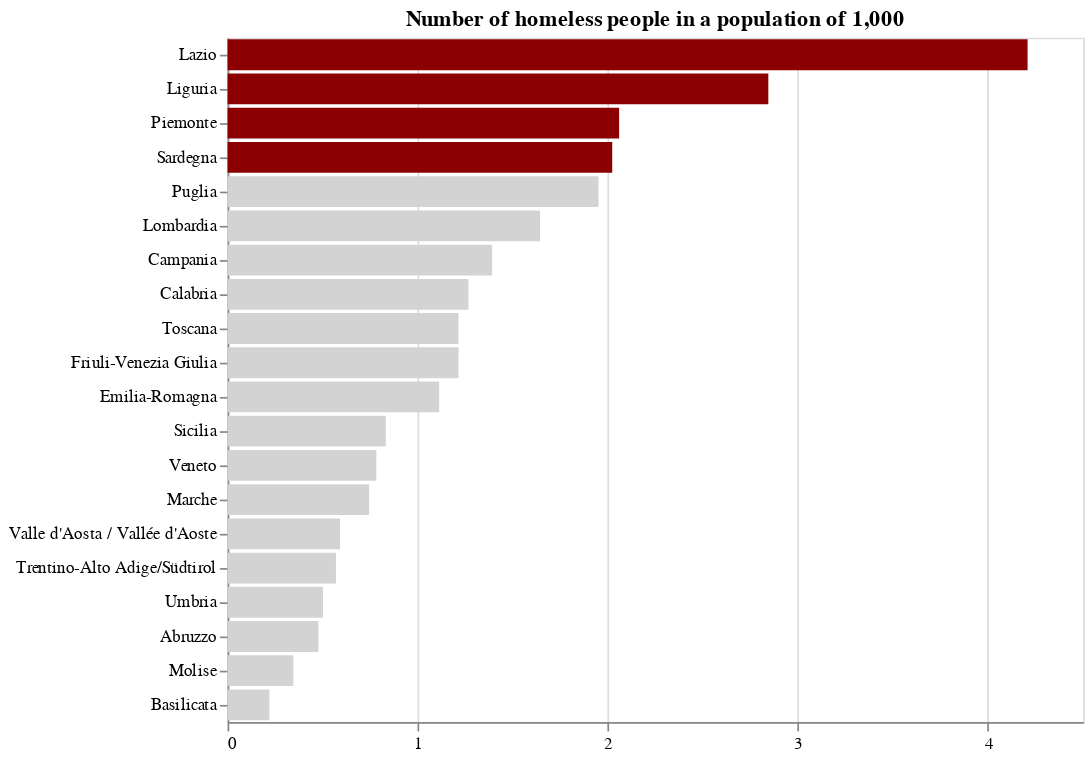

Notebook code for this chart:
### Code cell
alt.Chart(df3).mark_bar().encode(
    y = alt.Y('Territorio', sort='-x', axis=alt.Axis(title='')),
    x = alt.X('Ratio', axis=alt.Axis(tickCount=4,title='')),
    color=alt.condition(alt.datum.Ratio > 2, alt.value('darkred'), alt.value('lightgray'))
   
).properties(width=500,title='Number of homeless people in a population of 1,000')

### Figure 1 — Vega-Lite specification as saved in the notebook (floating-point values rounded to 4 significant figures)
{"config": {"view": {"continuousWidth": 400, "continuousHeight": 300}}, "data": {"name": "data-62d945355fd3ffa919542aaa5103a995"}, "mark": "bar", "encoding": {"color": {"condition": {"value": "darkred", "test": "(datum.Ratio > 2)"}, "value": "lightgray"}, "x": {"axis": {"tickCount": 4, "title": ""}, "field": "Ratio", "type": "quantitative"}, "y": {"axis": {"title": ""}, "field": "Territorio", "sort": "-x", "type": "nominal"}}, "title": "Number of homeless people in a population of 1,000", "width": 500, "$schema": "https://vega.github.io/schema/vega-lite/v4.17.0.json", "datasets": {"data-62d945355fd3ffa919542aaa5103a995": [{"ITTER107": "ITF4", "Value_pop": 3922941, "Territorio": "Puglia", "Value_hom": 7655, "Ratio": 1.951}, {"ITTER107": "ITF3", "Value_pop": 5624420, "Territorio": "Campania", "Value_hom": 7828, "Ratio": 1.392}, {"ITTER107": "ITE4", "Value_pop": 5714882, "Territorio": "Lazio", "Value_hom": 24049, "Ratio": 4.208}, {"ITTER107": "ITC3", "Value_pop": 1509227, "Territorio": "Liguria", "Value_hom": 4293, "Ratio": 2.845}, {"ITTER107": "ITE2", "Value_pop": 858812, "Territorio": "Umbria", "Value_hom": 431, "Ratio": 0.5019}, {"ITTER107": "ITF5", "Value_pop": 541168, "Territorio": "Basilicata", "Value_hom": 119, "Ratio": 0.2199}, {"ITTER107": "ITE1", "Value_pop": 3663191, "Territorio": "Toscana", "Value_hom": 4450, "Ratio": 1.215}, {"ITTER107": "ITD5", "Value_pop": 4425366, "Territorio": "Emilia-Romagna", "Value_hom": 4926, "Ratio": 1.113}, {"ITTER107": "ITD3", "Value_pop": 4847745, "Territorio": "Veneto", "Value_hom": 3794, "Ratio": 0.7826}, {"ITTER107": "ITF2", "Value_pop": 292150, "Territorio": "Molise", "Value_hom": 101, "Ratio": 0.3457}, {"ITTER107": "ITC4", "Value_pop": 9943004, "Territorio": "Lombardia", "Value_hom": 16346, "Ratio": 1.644}, {"ITTER107": "ITF1", "Value_pop": 1275950, "Territorio": "Abruzzo", "Value_hom": 610, "Ratio": 0.4781}, {"ITTER107": "ITF6", "Value_pop": 1855454, "Territorio": "Calabria", "Value_hom": 2351, "Ratio": 1.267}, {"ITTER107": "ITG1", "Value_pop": 4833329, "Territorio": "Sicilia", "Value_hom": 4023, "Ratio": 0.8323}, {"ITTER107": "ITG2", "Value_pop": 1587413, "Territorio": "Sardegna", "Value_hom": 3212, "Ratio": 2.023}, {"ITTER107": "ITC1", "Value_pop": 4256350, "Territorio": "Piemonte", "Value_hom": 8766, "Ratio": 2.06}, {"ITTER107": "ITE3", "Value_pop": 1487150, "Territorio": "Marche", "Value_hom": 1107, "Ratio": 0.7444}, {"ITTER107": "ITC2", "Value_pop": 123360, "Territorio": "Valle d'Aosta / Vallée d'Aoste", "Value_hom": 73, "Ratio": 0.5918}, {"ITTER107": "ITD4", "Value_pop": 1194647, "Territorio": "Friuli-Venezia Giulia", "Value_hom": 1451, "Ratio": 1.215}, {"ITTER107": "ITDA", "Value_pop": 1073574, "Territorio": "Trentino-Alto Adige/Südtirol", "Value_hom": 612, "Ratio": 0.5701}]}}
